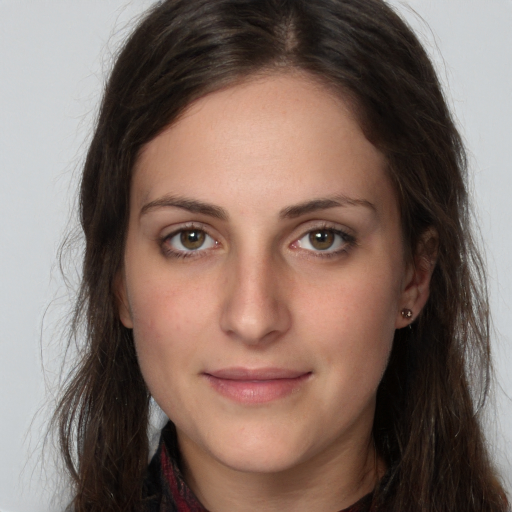
#> input picture tests/fixtures/faces/Amelia Bąk.jpg, 1024 x 1024 px, given in place of the camera (shown at 1/2 size)
$ python -i facial_recognition.py   (imports and definitions only)
#> lines starting #> are read from the running program, lines starting #| are printed output that depends on the picture; after the words box and inside, x2 and y2 are one past the last pixel; in counts of white or black regions, pixels touching at a corner belong together
"""app.services.facial_recognition

Face recognition for access control.

Two usage styles:
- CLI (run this file): enroll / recognize using OpenCV windows.
- Server/video streaming: call `recognize_and_annotate_frame(...)` on frames.

Important:
- LBPH recognizer is in `cv2.face` and requires `opencv-contrib-python`.
"""

from __future__ import annotations

import os
import sys

# Allow running this file directly: `py app/services/facial_recognition.py ...`
# by ensuring the project root (parent of `app/`) is on sys.path.
sys.path.insert(0, os.path.dirname(os.path.dirname(os.path.dirname(os.path.abspath(__file__)))))

import time

import cv2
import numpy as np
from sqlalchemy import text

from app.core.database import SessionLocal

CASCADE_PATH = cv2.data.haarcascades + "haarcascade_frontalface_default.xml"
FACE_CASCADE = cv2.CascadeClassifier(CASCADE_PATH)


def _lbph_available() -> bool:
    return hasattr(cv2, "face") and hasattr(cv2.face, "LBPHFaceRecognizer_create")


# [102 lines left out: functions _create_lbph_recognizer, crop_and_normalize, load_faces_from_db, train_lbph_from_db, save_face_to_db, not called in this run]


def enroll_face(name: str):
    """Capture a face from webcam and save to database."""
    print(f"Enrolling: {name}")
    print("Look at the camera. Press SPACE to capture, ESC to cancel.")

    cap = cv2.VideoCapture(0, cv2.CAP_DSHOW)
    if not cap.isOpened():
        print("Error: Cannot open camera")
        return

    try:
        while True:
            ret, frame = cap.read()
#> frame is the input picture: shape (1024, 1024, 3); mean B, G, R 101.6, 110.3, 130.5
            if not ret:
                print("Error: Cannot read from camera")
                break

            gray = cv2.cvtColor(frame, cv2.COLOR_BGR2GRAY)
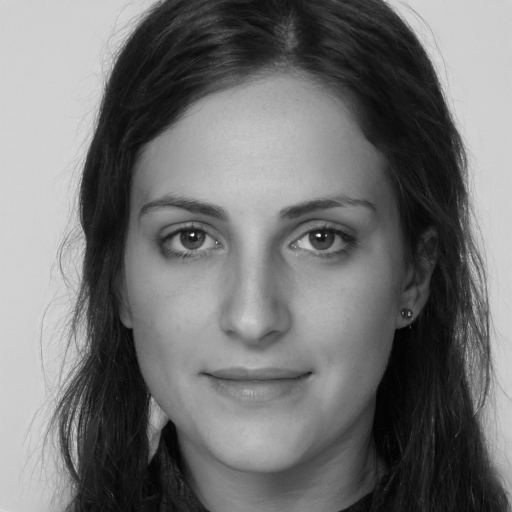
#> gray: shape (1024, 1024) (shown at 1/2 size); min 0, max 253, mean 115.3
            faces = FACE_CASCADE.detectMultiScale(gray, 1.3, 5, minSize=(100, 100))
#> faces = [[180, 228, 676, 676]]

            for (x, y, w, h) in faces:
                cv2.rectangle(frame, (x, y), (x + w, y + h), (0, 255, 0), 2)
                cv2.putText(
                    frame,
                    "Press SPACE to capture",
                    (x, y - 10),
                    cv2.FONT_HERSHEY_SIMPLEX,
                    0.6,
                    (0, 255, 0),
                    2,
                )
#> this loop made 1 pass
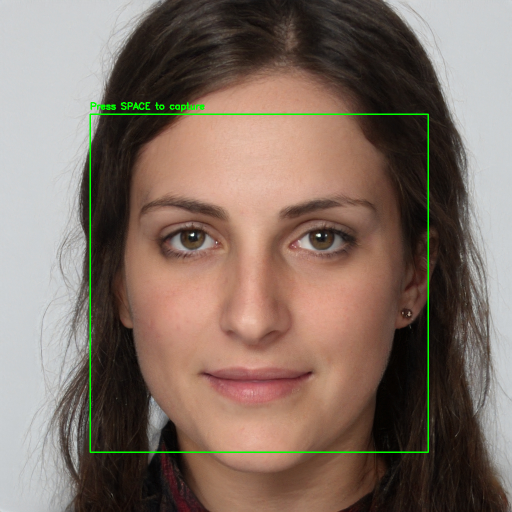
#> frame: shape (1024, 1024, 3) (shown at 1/2 size); 0.92% of pixels changed, all inside (x1, y1, x2, y2) = (179, 204, 858, 906)

            cv2.imshow("Enroll Face - SPACE to capture, ESC to cancel", frame)

            key = cv2.waitKey(1) & 0xFF
#> (key q is pressed here)
            if key == 32:  # SPACE
                if len(faces) > 0:
                    x, y, w, h = faces[0]
                    face_img = gray[y : y + h, x : x + w]
                    face_img = crop_and_normalize(face_img)
                    save_face_to_db(name, face_img)
                    break
                print("No face detected. Try again.")
            elif key == 27:  # ESC
                print("Cancelled")
                break
    finally:
        cap.release()
        cv2.destroyAllWindows()

# [91 lines left out: functions recognize_and_annotate_frame, recognize_faces, not called in this run]


# [15 lines not run here, left out]

>>> result = enroll_face('../../tests/fixtures/faces/Amelia Bąk.jpg')
